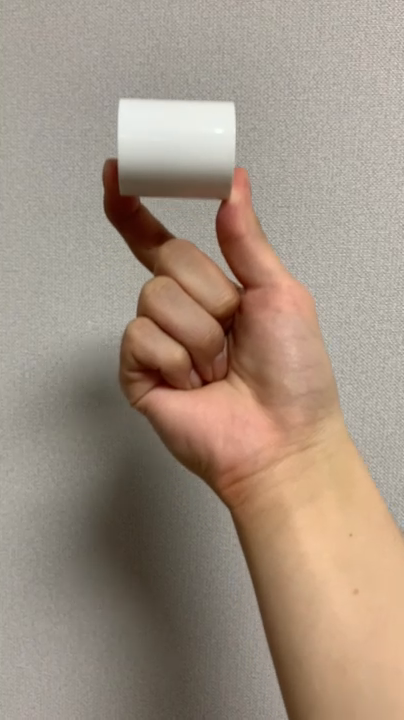
#> input picture frame 34 of videos/mine.mp4, 404 x 720 px
$ python main.py
#> lines starting #> are read from the running program, lines starting #| are printed output that depends on the picture
import numpy as np, cv2

vid = cv2.VideoCapture('./videos/mine.mp4')
fourcc = cv2.VideoWriter_fourcc(*'XVID')
writer = cv2.VideoWriter('output.avi', fourcc, 30.0, (int(vid.get(3)), int(vid.get(4))))
delay = int(1000 / 15)  # slows the video
# random color_forLines only for lines
flag = 0
color_forLines = np.random.randint(0, 255, (200, 3))
lines = None
previous = None  # previous img
blackscreen = 0 # black screen variable(button)
#feature paramter for goodfeaturestotrack function
feature_params = dict( maxCorners = 30,qualityLevel = 0.01,minDistance = 10,blockSize = 8)

# calcOpticalFlowPyrLK termination
termi = (cv2.TERM_CRITERIA_EPS | cv2.TERM_CRITERIA_COUNT, 15, 0.08)

while True:
    ret, frame = vid.read()
#> frame is the input picture: shape (720, 404, 3); mean B, G, R 129.2, 144, 160.3
    if ret == False:
        exit()
    Drawing = frame.copy()
    #change to gray img
    gray = cv2.cvtColor(frame, cv2.COLOR_BGR2GRAY)
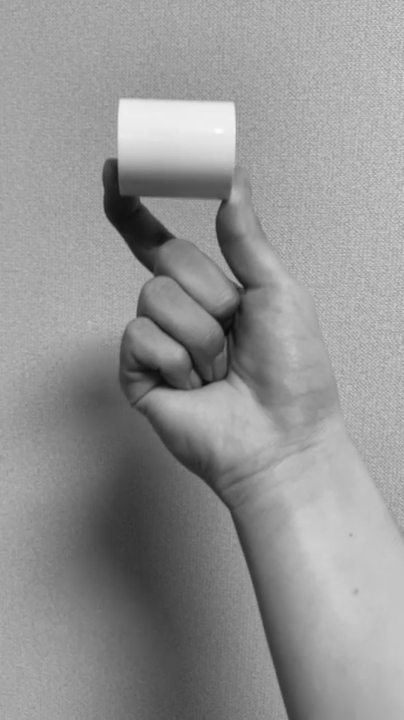
#> gray: shape (720, 404); min 9, max 252, mean 147.2
    # if first image
    if previous is None:  #if theres no image before, meaning first
        previous = gray
        # image frame with np.zeros
        lines = np.zeros_like(frame)
        # find corner
        mask = np.zeros_like(previous)
        mask[:] = 300
        prevPt = cv2.goodFeaturesToTrack(previous,mask=mask, **feature_params)
#> prevPt = 30 rows, first 8: [143, 199], [140, 316], [114, 161], [203, 382], [218, 200], [155, 277], [172, 238], [122, 101]

    else:  #after the first image
        nextImg = gray
        # opticalflow to search next point and calculate
        nextPt, status, err = cv2.calcOpticalFlowPyrLK(previous, nextImg, prevPt, None, criteria=termi)
        # find moved points
        #delete 0 from 0,1 for good points
        ##print(prevPt)
        pre_mov = prevPt[status != 0]
        nex_mov = nextPt[status != 0]
        if blackscreen == 1:
            Drawing = np.zeros((int(vid.get(4)), int(vid.get(3)), 3), np.uint8)

        nofPoints = int(pre_mov.size / 2) # which equals to maxCorners
        prex_sum,prey_sum, nexx_sum, nexy_sum = 0,0,0,0
        for i in range(nofPoints):
            prex_sum = prex_sum + pre_mov[i][0]
            prey_sum = prey_sum + pre_mov[i][1]
            nexx_sum = nexx_sum + nex_mov[i][0]
            nexy_sum = nexy_sum + nex_mov[i][1]
        av_pre_x = prex_sum / nofPoints
        av_pre_y = prey_sum / nofPoints
        av_nex_x = nexx_sum / nofPoints
        av_nex_y = nexy_sum / nofPoints
        #average move
        av_mov_x = abs(av_pre_x - av_nex_x)
        av_mov_y = abs(av_pre_y - av_nex_y)
        for i, (p, n) in enumerate(zip(pre_mov, nex_mov)):
            px, py = p.reshape(-1)
            nx, ny = n.reshape(-1)
            # draw line between previous and current points
            cv2.circle(Drawing, (int(nx), int(ny)), 2, (0, 255, 0), -1)
            if av_mov_x > av_mov_y:
                if abs(px-nx)-0.9 < av_mov_x:
                    continue
                else:
                    cv2.line(lines, (int(px), int(py)), (int(nx), int(ny)), color_forLines[i].tolist(), 2)
                    # plot circle on new points
            elif av_mov_x < av_mov_y:
                if abs(py-ny)-0.9 < av_mov_y:
                    continue
                else:
                    cv2.line(lines, (int(px), int(py)), (int(nx), int(ny)), color_forLines[i].tolist(), 2)
                    # plot circle on new points
            else:
                continue


           # cv2.line(lines, (int(px), int(py)), (int(nx), int(ny)), color_forLines[i].tolist(), 2)
            # plot circle on new points
            #cv2.circle(Drawing, (int(nx), int(ny)), 2, (0, 255, 0), -1)

        # add to img-draw
        Drawing = cv2.addWeighted(Drawing, 0.8, lines, 0.3, 0.1)
        # store current img to previous variable

        previous = nextImg
        prevPt = nex_mov.reshape(-1, 1, 2)

    #draw
    cv2.imshow('Jaesung Park', Drawing)
    #recording
    writer.write(Drawing)
    key = cv2.waitKey(delay)
#> (key Esc is pressed here)
    #esc button to quit
    if key == 27:
        break
    elif key == ord('b'): # b to screen black
        if blackscreen == 0:
            blackscreen = 1
        else:
            blackscreen = 0
    elif key == ord('d'): # d to delete previous lines for more clear view
        previous = None

cv2.destroyAllWindows()
vid.release()
writer.release()

$ run again, starting later in the video
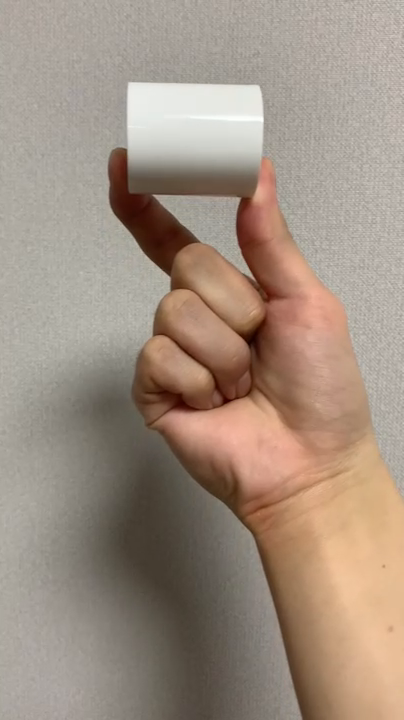
#> input picture frame 157 of videos/mine.mp4, 404 x 720 px
#> frame is the input picture: shape (720, 404, 3); mean B, G, R 129.5, 143.7, 160.4
#> `gray = cv2.cvtColor(frame, cv2.COLOR_BGR2GRAY)`:
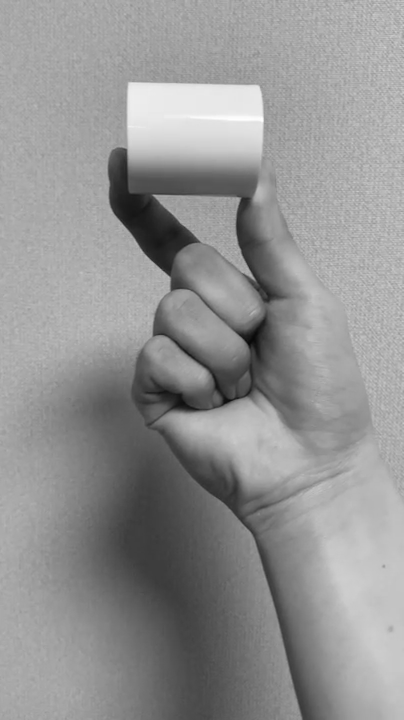
#> gray: shape (720, 404); min 8, max 255, mean 147.1
#> prevPt = 30 rows, first 8: [237, 199], [156, 333], [124, 151], [174, 288], [156, 198], [131, 85], [195, 240], [169, 278]

$ run again, starting later in the video
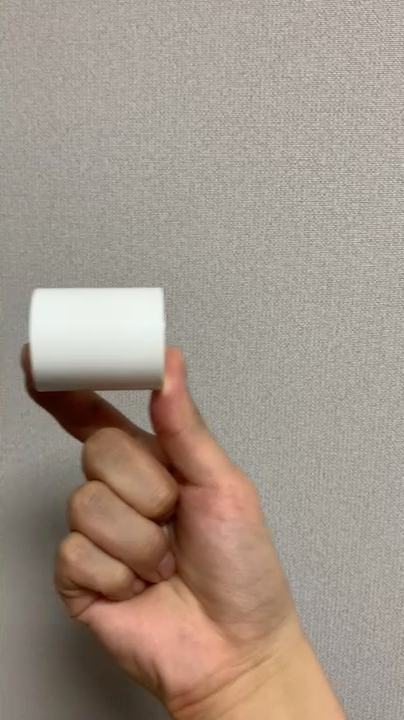
#> input picture frame 279 of videos/mine.mp4, 404 x 720 px
#> frame is the input picture: shape (720, 404, 3); mean B, G, R 136.6, 148.7, 162
#> `gray = cv2.cvtColor(frame, cv2.COLOR_BGR2GRAY)`:
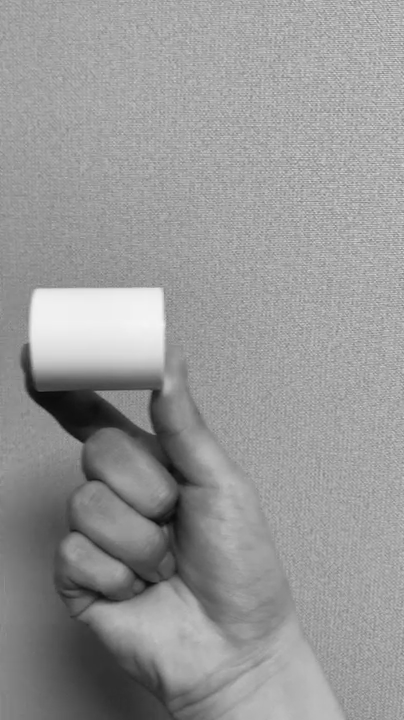
#> gray: shape (720, 404); min 11, max 245, mean 151.3
#> prevPt = 30 rows, first 8: [149, 392], [153, 432], [160, 291], [85, 443], [89, 479], [26, 345], [99, 394], [165, 529]
